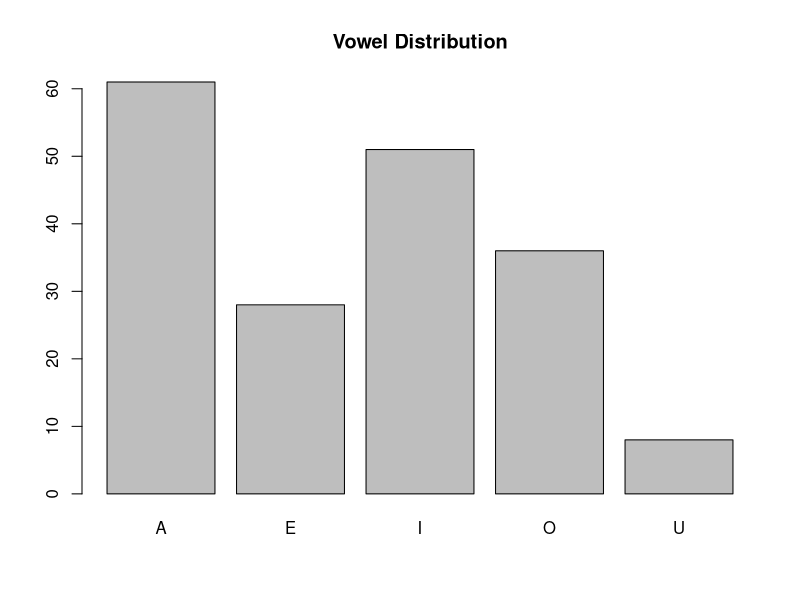

This chart was generated by the following R code:
# 1. How many vowels are there in the names of USA States?

USArrests
States<-tolower(rownames(USArrests))
States
states_lower<-strsplit(States,"")
states_lower
vowels=c("a","e","i","o","u")
vowels
a<-0
e<-0
i<-0
o<-0
u<-0
for(i in seq(1:50)){
  for(j in states_lower[i]){
    for(k in 1:length(j)){
      if(j[k]==vowels[1]){
        a<-a+1
      }
      if(j[k]==vowels[2]){
        e<-e+1
      }
      if(j[k]==vowels[3]){
        i<-i+1
      }
      if(j[k]==vowels[4]){
        o<-o+1
      }
      if(j[k]==vowels[5]){
        u<-u+1
      }
    }
  }
}

a
e
i
o
u

result<-c(a,e,i,o,u)
result

# 2. Visualise the vowels distribution 

result<-c(a,e,i,o,u)
vowels_factor<-as.factor(vowels)
vowels_factor
barplot(result, main="Vowel Distribution", horiz = FALSE,
        names.arg = c("A","E","I","O","U"))
